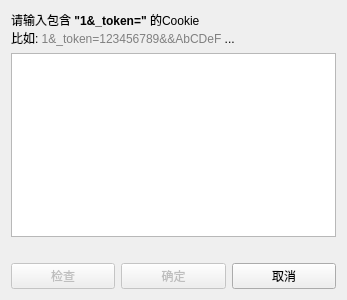
<?xml version="1.0" encoding="UTF-8"?>
<ui version="4.0">
 <class>CookieInputDialog</class>
 <widget class="QDialog" name="CookieInputDialog">
  <property name="geometry">
   <rect>
    <x>0</x>
    <y>0</y>
    <width>347</width>
    <height>300</height>
   </rect>
  </property>
  <property name="sizePolicy">
   <sizepolicy hsizetype="Preferred" vsizetype="Preferred">
    <horstretch>0</horstretch>
    <verstretch>0</verstretch>
   </sizepolicy>
  </property>
  <property name="windowTitle">
   <string>设置Cookie</string>
  </property>
  <property name="styleSheet">
   <string notr="true">font: 12pt &quot;Microsoft YaHei&quot;;</string>
  </property>
  <layout class="QVBoxLayout" name="verticalLayout">
   <item>
    <widget class="QLabel" name="label">
     <property name="text">
      <string>&lt;html&gt;&lt;head/&gt;&lt;body&gt;&lt;p&gt;请输入包含 &lt;span style=&quot; font-weight:600;&quot;&gt;&amp;quot;1&amp;amp;_token=&amp;quot;&lt;/span&gt; 的Cookie&lt;br/&gt;比如: &lt;span style=&quot; color:#808080;&quot;&gt;1&amp;amp;_token=123456789&amp;amp;&amp;amp;AbCDeF&lt;/span&gt; ...&lt;/p&gt;&lt;/body&gt;&lt;/html&gt;</string>
     </property>
    </widget>
   </item>
   <item>
    <widget class="QTextEdit" name="textEdit">
     <property name="html">
      <string>&lt;!DOCTYPE HTML PUBLIC &quot;-//W3C//DTD HTML 4.0//EN&quot; &quot;http://www.w3.org/TR/REC-html40/strict.dtd&quot;&gt;
&lt;html&gt;&lt;head&gt;&lt;meta name=&quot;qrichtext&quot; content=&quot;1&quot; /&gt;&lt;style type=&quot;text/css&quot;&gt;
p, li { white-space: pre-wrap; }
&lt;/style&gt;&lt;/head&gt;&lt;body style=&quot; font-family:'Microsoft YaHei'; font-size:12pt; font-weight:400; font-style:normal;&quot;&gt;
&lt;p style=&quot;-qt-paragraph-type:empty; margin-top:0px; margin-bottom:0px; margin-left:0px; margin-right:0px; -qt-block-indent:0; text-indent:0px;&quot;&gt;&lt;br /&gt;&lt;/p&gt;&lt;/body&gt;&lt;/html&gt;</string>
     </property>
    </widget>
   </item>
   <item>
    <widget class="QLabel" name="userInfoLabel">
     <property name="text">
      <string/>
     </property>
    </widget>
   </item>
   <item>
    <layout class="QHBoxLayout" name="horizontalLayout">
     <item>
      <widget class="QPushButton" name="checkBtn">
       <property name="enabled">
        <bool>false</bool>
       </property>
       <property name="text">
        <string>检查</string>
       </property>
      </widget>
     </item>
     <item>
      <widget class="QPushButton" name="okBtn">
       <property name="enabled">
        <bool>false</bool>
       </property>
       <property name="text">
        <string>确定</string>
       </property>
      </widget>
     </item>
     <item>
      <widget class="QPushButton" name="cancelBtn">
       <property name="text">
        <string>取消</string>
       </property>
      </widget>
     </item>
    </layout>
   </item>
  </layout>
 </widget>
 <resources/>
 <connections>
  <connection>
   <sender>cancelBtn</sender>
   <signal>clicked()</signal>
   <receiver>CookieInputDialog</receiver>
   <slot>reject()</slot>
   <hints>
    <hint type="sourcelabel">
     <x>328</x>
     <y>275</y>
    </hint>
    <hint type="destinationlabel">
     <x>199</x>
     <y>149</y>
    </hint>
   </hints>
  </connection>
 </connections>
</ui>
